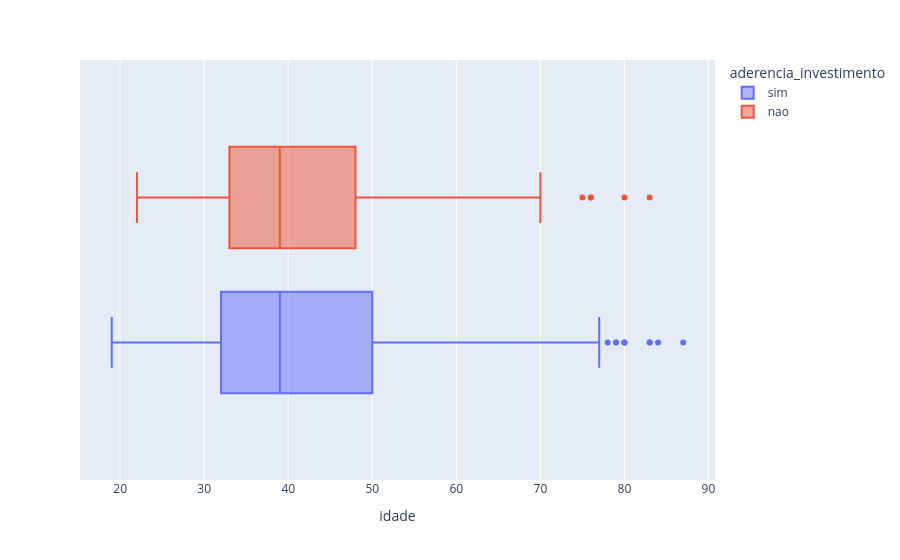

Notebook source saved alongside this figure:
### Markdown cell above
### Variáveis numéricas

### Code cell
px.box(df, x = 'idade', color = 'aderencia_investimento')

### Figure 1 — Plotly figure (JSON) as saved in the notebook; plotly's stock layout.template omitted (floating-point values rounded to 4 significant figures; data arrays with more than 128 entries replaced by an {"elided": "..."} marker saying what was removed)
{"data": [{"alignmentgroup": "True", "hovertemplate": "aderencia_investimento=sim<br>idade=%{x}<extra></extra>", "legendgroup": "sim", "marker": {"color": "#636efa"}, "name": "sim", "notched": false, "offsetgroup": "sim", "orientation": "h", "showlegend": true, "type": "box", "x": {"elided": "502 int values"}, "x0": " ", "xaxis": "x", "y0": " ", "yaxis": "y"}, {"alignmentgroup": "True", "hovertemplate": "aderencia_investimento=nao<br>idade=%{x}<extra></extra>", "legendgroup": "nao", "marker": {"color": "#EF553B"}, "name": "nao", "notched": false, "offsetgroup": "nao", "orientation": "h", "showlegend": true, "type": "box", "x": {"elided": "766 int values"}, "x0": " ", "xaxis": "x", "y0": " ", "yaxis": "y"}], "layout": {"boxmode": "group", "legend": {"title": {"text": "aderencia_investimento"}, "tracegroupgap": 0}, "margin": {"t": 60}, "xaxis": {"anchor": "y", "domain": [0, 1], "title": {"text": "idade"}}, "yaxis": {"anchor": "x", "domain": [0, 1]}}}
